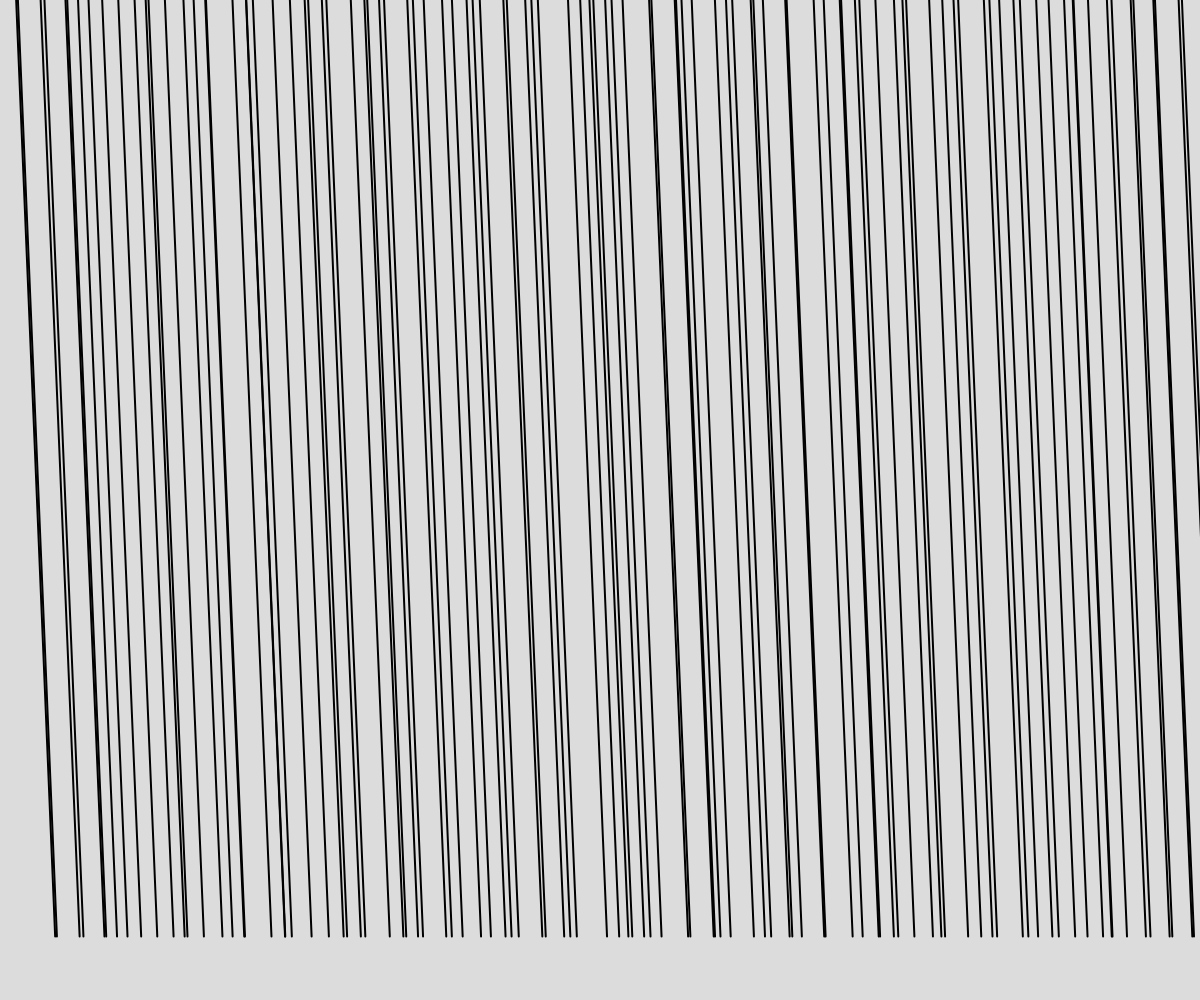
Frame 1 (no input)
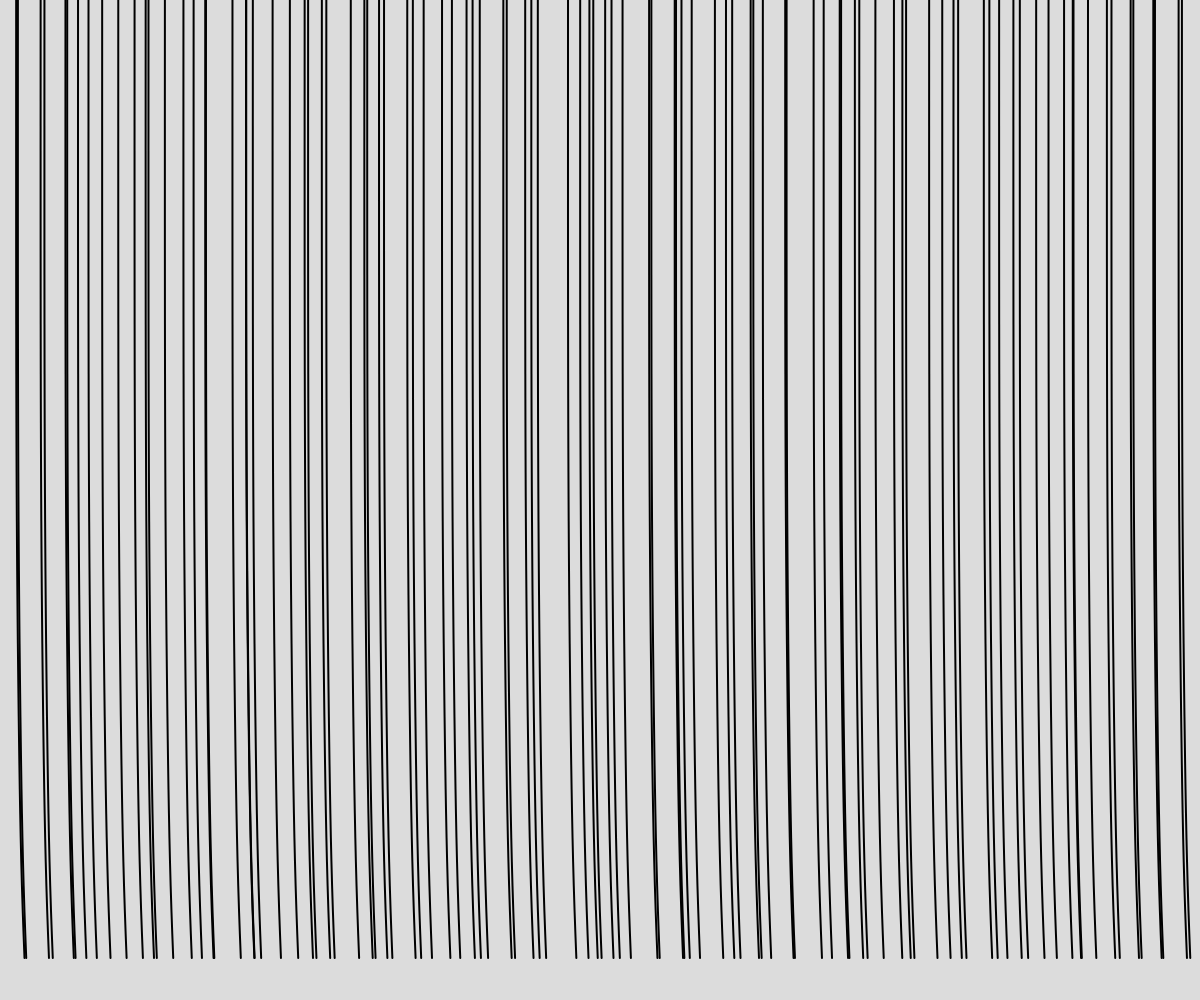
Frame 60 (no input)
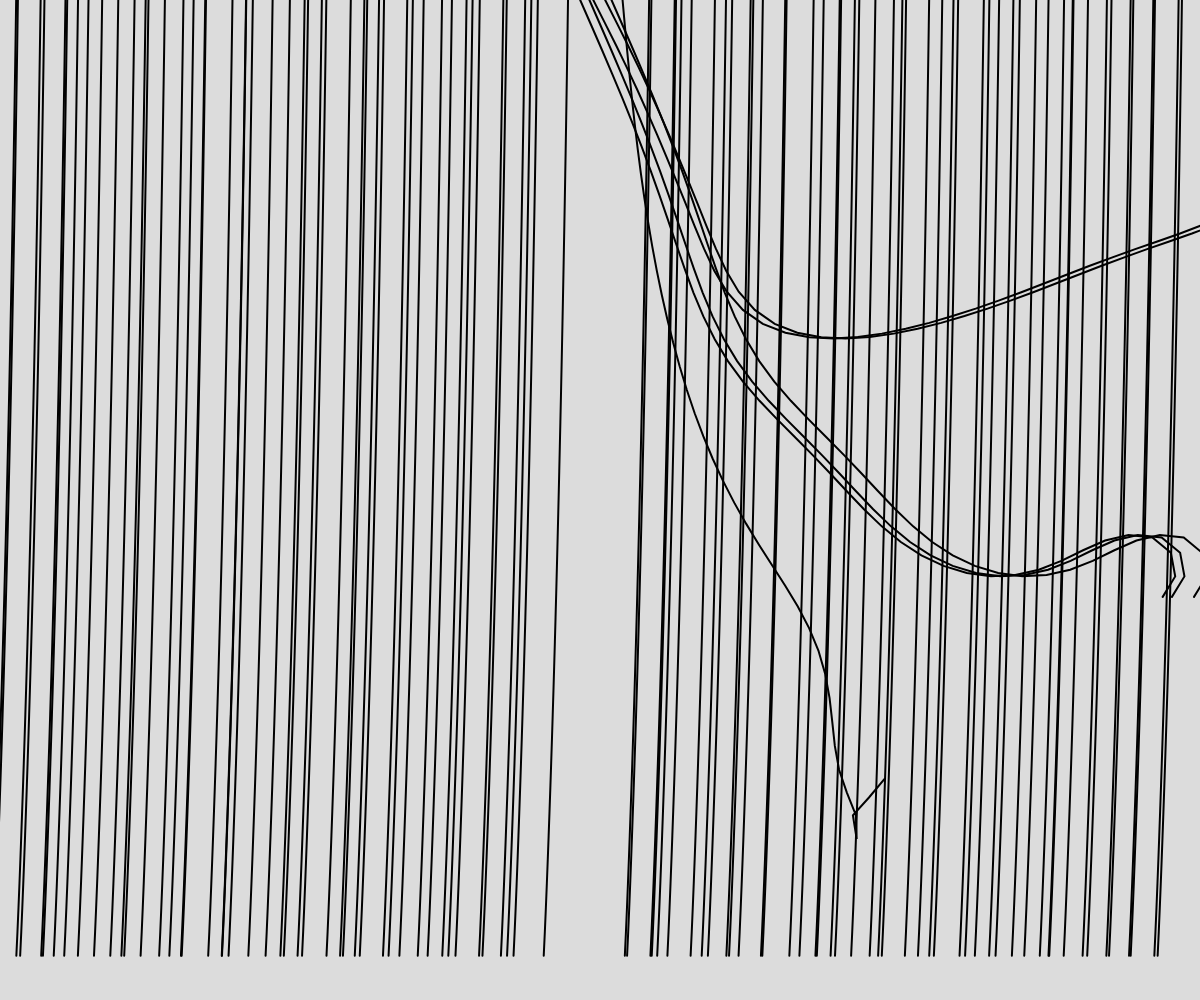
Frame 120 (the mouse pressed at the canvas centre since frame 60)

The p5.js sketch that drew these frames (run headless with seeded random() and noise() and a simulated clock; from frame 60 on, the mouse is pressed at the canvas centre):

// p5.js sketch
// ── sketch.js
let scale;
let ropes = [];

function setup() {
  createCanvas(windowWidth, windowHeight);
  updateScale();

  let ropeNum = 100;
  for (let i = 0; i < ropeNum; i++) {
    ropes.push(new Rope())
    ropes[i].setup(scale,random(width / (ropeNum + 1) * (i + 1) - 10, width / (ropeNum + 1) * (i + 1) + 10));
  }
}

function draw() {
  background(220);

  for(let rope of ropes) {
    rope.update();
    rope.draw();
  }
}

class Point {
  constructor(x, y, locked) {
    this.x = x;
    this.y = y;
    this.oldX = x;
    this.oldY = y;
    this.locked = locked;
  }

  update() {
    if (this.locked) return;

    let vx = this.x - this.oldX;
    let vy = this.y - this.oldY;

    this.oldX = this.x;
    this.oldY = this.y;

    this.x += vx * 0.99;
    this.y += vy * 0.99;
    let gravity = 0.5;
    this.y += gravity;
  }
}

class Rope {
  constructor() {
    this.points = [];
    this.segmentLength;
  }

  setup(scale, x) {
    this.segmentLength = scale/5;

    let numPoints = 40;
    for (let i = 0; i < numPoints; i++) {
      if (i == 0) {
        this.points.push(new Point(x + i, i * this.segmentLength, true));
      } else {
        this.points.push(new Point(x + i, i * this.segmentLength, false));
      }
    }
  }

  update() {
    for (let point of this.points) {
      point.update();
    }

    for (let i = 0; i < 20; i++) {
      for (let j = 0; j < this.points.length - 1; j++) {
        let p1 = this.points[j];
        let p2 = this.points[j + 1];

        let dx = p2.x - p1.x;
        let dy = p2.y - p1.y;
        let distance = sqrt(dx * dx + dy * dy);
        let error = distance - this.segmentLength;
        let percent = error / distance / 2;
        let offsetX = dx * percent;
        let offsetY = dy * percent;

        if (!p1.locked) {
          p1.x += offsetX;
          p1.y += offsetY;
        }
        if (!p2.locked) {
          p2.x -= offsetX;
          p2.y -= offsetY;
        }
      }
    }

    for (let point of this.points) {
      let distance = dist(mouseX, mouseY, point.x, point.y);
      if (distance < 30) {
        point.x += (mouseX - pmouseX) * 0.5;
        point.y += (mouseY - pmouseY) * 0.5
      }
    }
  }

  draw() {
    noFill();
    strokeWeight(2);
    beginShape();
    for (let point of this.points) {
      vertex(point.x, point.y);
    }
    endShape();
  }
}

function updateScale() {
  if (width > height) {
    scale = width/10;
  } else {
    scale = height/10;
  }
}

function windowResized() {
  resizeCanvas(windowWidth, windowHeight);
  updateScale();
}
